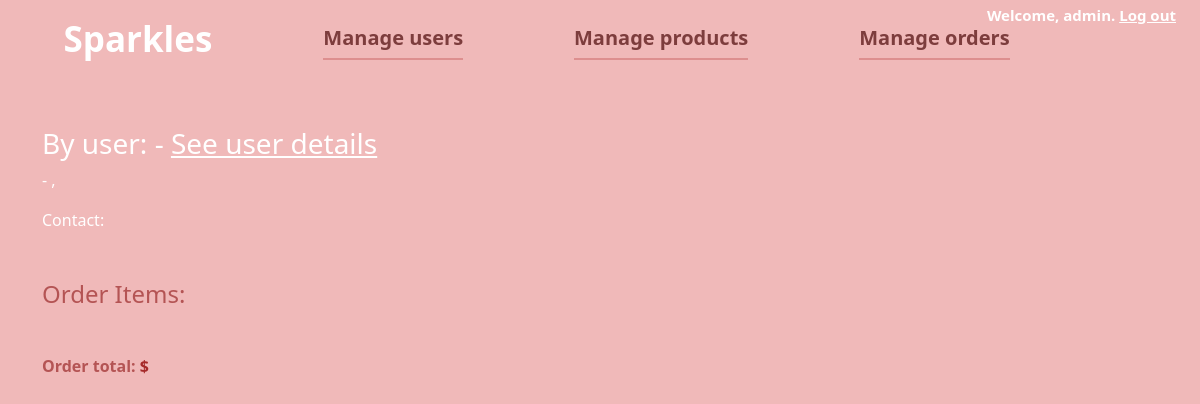
The page /order_details?id=42 (signed in) on the database as committed earlier.
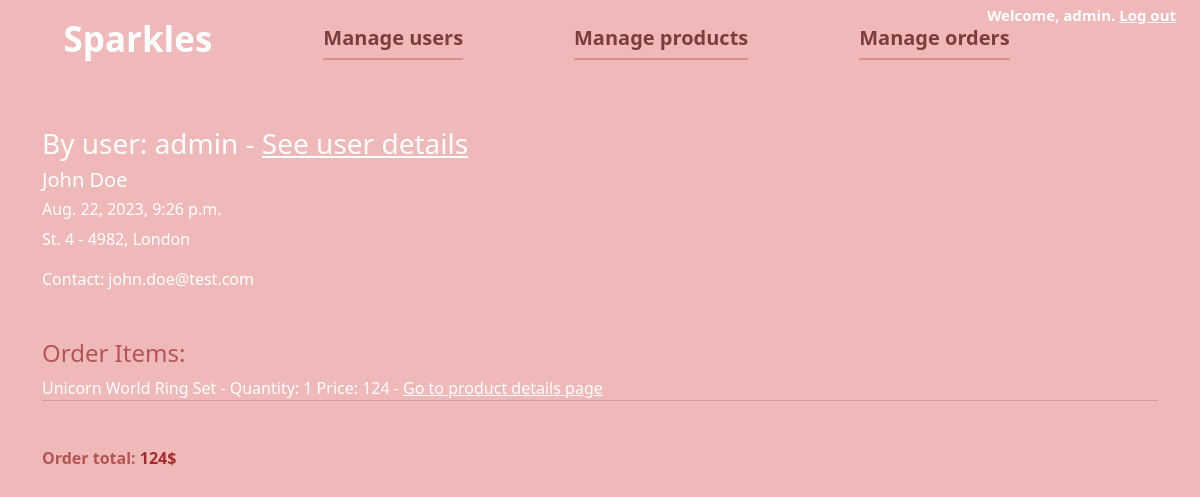
The same page on the database as committed later.
### shop/models.py (models this page shows, shortened)
class Order(models.Model):
    user = models.ForeignKey(User, on_delete=models.CASCADE)
    name = models.CharField(max_length=255)
    surname = models.CharField(max_length=255)
    address = models.CharField(max_length=255)
    city = models.CharField(max_length=255)
    postal_code = models.IntegerField()
    email = models.EmailField()
    payment_option = models.ForeignKey(CreditCard, on_delete=models.CASCADE, blank=True, null=True)
    total = models.IntegerField()
    paid = models.BooleanField()
    date = models.DateTimeField()

class OrderItem(models.Model):
    product = models.ForeignKey(Product, on_delete=models.CASCADE)
    quantity = models.IntegerField()
    order = models.ForeignKey(Order, on_delete=models.CASCADE)

class Product(models.Model):
    name = models.CharField(max_length=255)
    quantity = models.IntegerField()
    price = models.IntegerField()
    image = models.ImageField(upload_to='images', blank=True)
    description = models.TextField(max_length=255)
    category = models.ForeignKey(Category, on_delete=models.CASCADE)
    brand = models.ForeignKey(Brand, on_delete=models.CASCADE, blank=True, null=True)
    visits = models.IntegerField(default=0)

### shop/views.py (the view)
# urls.py: path("order_details", order_details, name = "order_details"),
@login_required(login_url="/admin_login")
@user_passes_test(is_seller)
def order_details(request):
    id = request.GET.get('id', None)
    context = dict()
    context['order'] = Order.objects.filter(id=id, paid=True).first()
    context['order_items'] = OrderItem.objects.filter(order = context["order"]).all()
    return render(request, "seller/order_details.html", context)

### shop/views.py (called while the page is built)
def is_seller(user):
    return user.groups.filter(name='Seller').exists()

### shop/templates/seller/order_details.html
{% extends "seller/seller_base.html" %}
{% block content %}
<div style="background-color: rgb(240, 185, 185); height: 100%;">
    <div  class="container py-5">
    <h3 style="color: white;"> By user: {{order.user}}  -
        <a style="text-decoration: underline;" href="/user_details/?id={{order.user.id}}">
        See user details
        </a>
    </h3>
    <h5 style="color: white;">{{order.name}} {{order.surname}}</h5>
    <h6  style="color: white;">{{order.date}}</h6>
    <p style="color: white;">{{order.address}} - {{order.postal_code}}, {{order.city}}</p>
    <p style="color: white;">Contact: {{order.email}}</p>
    <div class="my-5">
    <h4 style="color: rgb(180, 84, 84);">Order Items:</h4>
    {% for item in order_items %}
        <div style="border-bottom: solid 1px rgb(212, 157, 157); color: white;">
            {{item.product.name}} - Quantity: {{item.quantity}} Price: {{item.product.price}} -
            <a style="text-decoration: underline;" href="/product_details/?id={{item.product.id}}">
                Go to product details page
            </a>
        </div>
    {% endfor %}
    </div>
    <h6 class="fw-bold" style="color: rgb(180, 84, 84);">Order total: <span style="color: brown;">{{order.total}}$</span></h6>
    </div>
</div>
{% endblock %}

Rows that differ between the two databases and show on the page:
added Order: user "admin", name "John", surname "Doe", date "Aug. 22, 2023, 9:26 p.m.", address "St. 4", postal_code "4982", city "London", email "john.doe@test.com", total "124"
added OrderItem: product.name "Unicorn World Ring Set", quantity "1", product.price "124"
